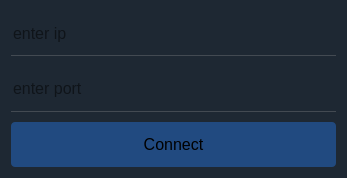
<?xml version="1.0" encoding="UTF-8"?>
<ui version="4.0">
 <class>ServerConnect</class>
 <widget class="QWidget" name="ServerConnect">
  <property name="geometry">
   <rect>
    <x>0</x>
    <y>0</y>
    <width>347</width>
    <height>178</height>
   </rect>
  </property>
  <property name="font">
   <font>
    <pointsize>12</pointsize>
   </font>
  </property>
  <property name="windowTitle">
   <string>ServerConnect</string>
  </property>
  <property name="windowOpacity">
   <double>0.000000000000000</double>
  </property>
  <property name="styleSheet">
   <string notr="true">QWidget {
background-color:#1e2833;
}

QLineEdit {
  border:none;
  border-bottom:1px solid #434a52;
}

QPushButton {
  background-color:#214a80;
  border:none;
  border-radius:4px;
}

QPushButton:hover{
background-color:  rgb(240, 62, 140);
}
</string>
  </property>
  <layout class="QGridLayout" name="gridLayout" rowstretch="0,0,0">
   <property name="verticalSpacing">
    <number>10</number>
   </property>
   <item row="0" column="0">
    <widget class="QLineEdit" name="ipLine">
     <property name="sizePolicy">
      <sizepolicy hsizetype="Expanding" vsizetype="Expanding">
       <horstretch>0</horstretch>
       <verstretch>0</verstretch>
      </sizepolicy>
     </property>
     <property name="styleSheet">
      <string notr="true"/>
     </property>
     <property name="placeholderText">
      <string>enter ip</string>
     </property>
    </widget>
   </item>
   <item row="1" column="0">
    <widget class="QLineEdit" name="portLine">
     <property name="sizePolicy">
      <sizepolicy hsizetype="Expanding" vsizetype="Expanding">
       <horstretch>0</horstretch>
       <verstretch>0</verstretch>
      </sizepolicy>
     </property>
     <property name="styleSheet">
      <string notr="true"/>
     </property>
     <property name="placeholderText">
      <string>enter port</string>
     </property>
    </widget>
   </item>
   <item row="2" column="0">
    <widget class="QPushButton" name="connectButton">
     <property name="sizePolicy">
      <sizepolicy hsizetype="Minimum" vsizetype="Expanding">
       <horstretch>0</horstretch>
       <verstretch>0</verstretch>
      </sizepolicy>
     </property>
     <property name="styleSheet">
      <string notr="true"/>
     </property>
     <property name="text">
      <string>Connect</string>
     </property>
    </widget>
   </item>
  </layout>
 </widget>
 <resources/>
 <connections/>
</ui>
